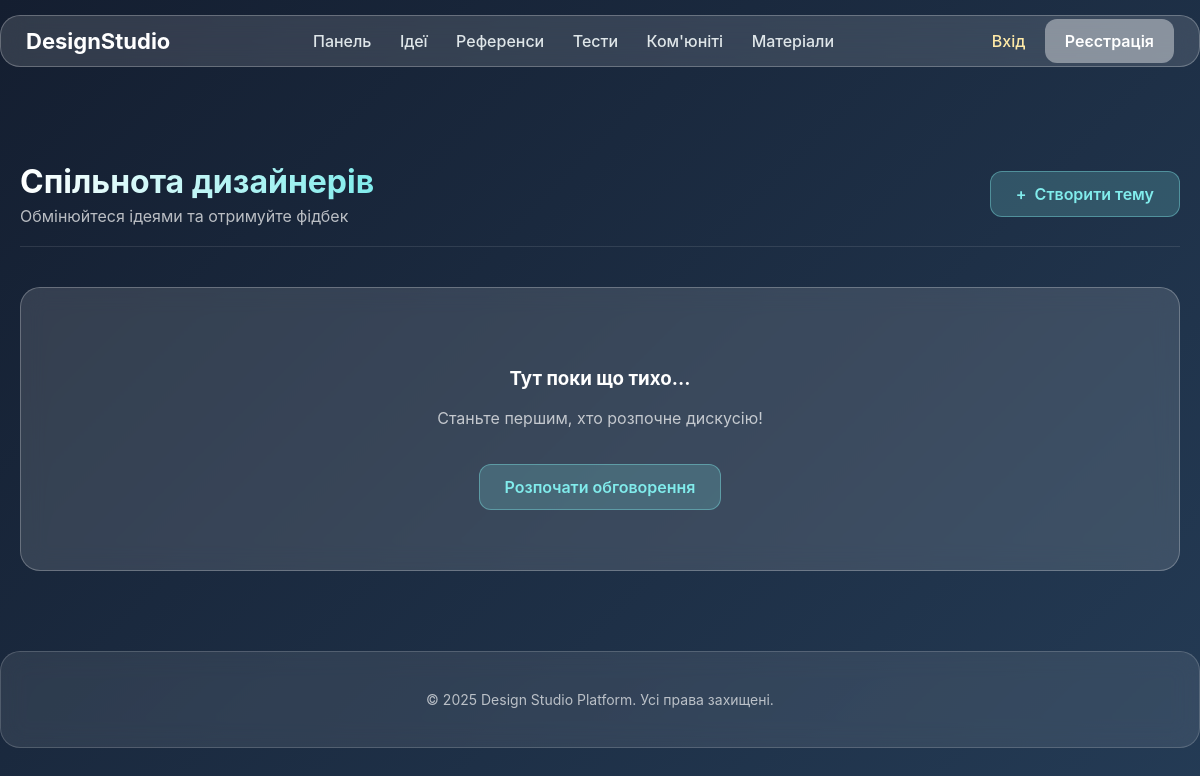
Before: /community/ with the older database file.
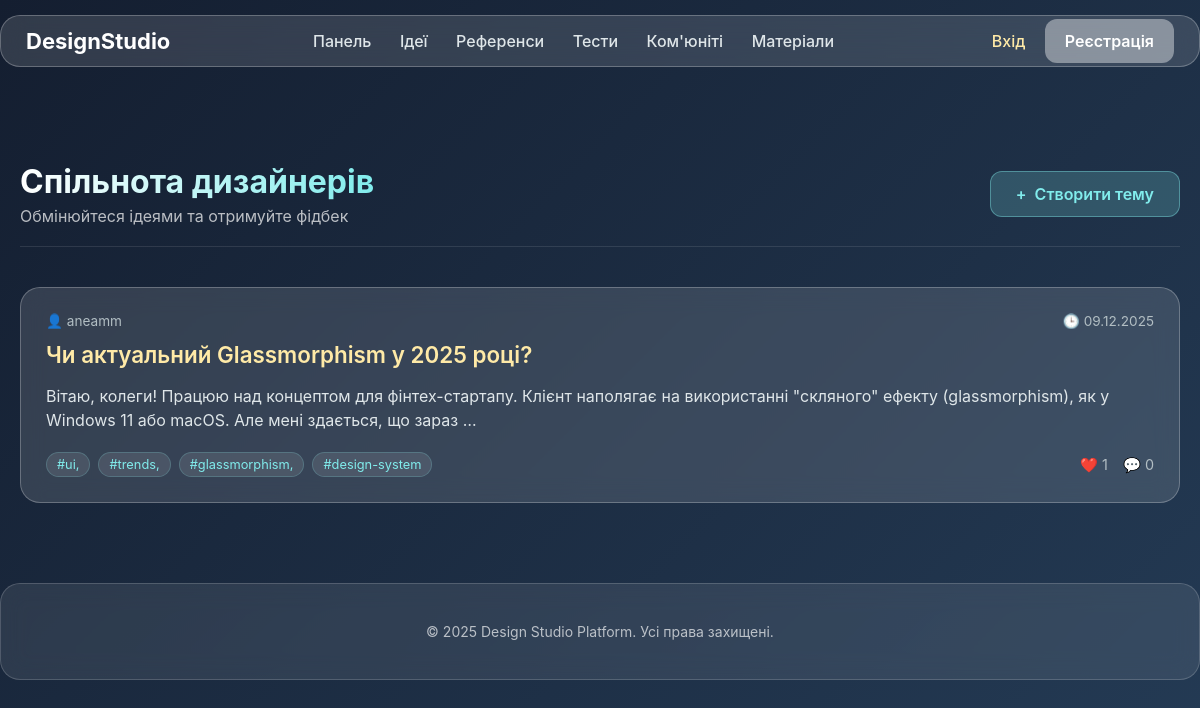
After: the same page with the newer database file.
### community/models.py (models this page shows, shortened)
class Post(models.Model):
    author = models.ForeignKey(User, on_delete=models.CASCADE, related_name='posts')
    title = models.CharField(max_length=200, verbose_name="Заголовок")
    content = models.TextField(verbose_name="Текст публікації")
    created_at = models.DateTimeField(auto_now_add=True)
    likes = models.ManyToManyField(User, related_name='liked_posts', blank=True)
    tags = models.CharField(max_length=100, blank=True, help_text="Через кому: design, ux, color")
    def total_likes(self):
        return self.likes.count()
    class Meta:
        ordering = ['-created_at']

### accounts/models.py (models this page shows, shortened)
class User(AbstractUser):
    ROLE_CHOICES = [
        ('designer', 'Дизайнер'),
        ('art_director', 'Арт Директор'),
        ('manager', 'Менеджер'),
        ('client', 'Клієнт'),
    ]
    role = models.CharField(
        max_length=20,
        choices=ROLE_CHOICES,
        name='role',
        default='client'
    )
    avatar = models.ImageField(upload_to='avatars/', blank=True, null=True)
    bio = models.TextField(blank=True)

### community/views.py (the view)
# urls.py: path('', views.community_home, name='home'),
def community_home(request):
    posts = Post.objects.all()
    return render(request, 'community/index.html', {'posts': posts})

### community/templates/community/index.html (shortened to what this page needs)
{% extends 'base.html' %}
{% block content %}
<div class="page-header">
    <div>
        <h2>Спільнота дизайнерів</h2>
        <p style="margin: 5px 0 0 0; opacity: 0.7;">Обмінюйтеся ідеями та отримуйте фідбек</p>
    </div>
    <a href="{% url 'community:create' %}" class="create-btn">
        <span>+</span> Створити тему
    </a>
</div>
<div class="posts-grid">
    {% for post in posts %}
    <a href="{% url 'community:detail' pk=post.pk %}" class="glass post-card">
        <div class="post-meta">
            <span>👤 {{ post.author.username }}</span>
            <span>🕒 {{ post.created_at|date:"d.m.Y" }}</span>
        </div>
        <h3 class="post-title">{{ post.title }}</h3>
        <p class="post-excerpt">{{ post.content|striptags|truncatewords:25 }}</p>
        <div class="card-footer">
            <div class="tags-container">
                {% if post.tags %}
                    {% for tag in post.tags.split %}
                        <span class="tag">#{{ tag }}</span>
                    {% endfor %}
                {% endif %}
            </div>
            <div class="stats">
                <span>❤️ {{ post.total_likes }}</span>
                <span>💬 {{ post.comments.count }}</span>
            </div>
        </div>
    </a>
    {% empty %}
    <div class="glass" style="text-align: center; padding: 60px;">
        <h3>Тут поки що тихо...</h3>
        <p style="opacity: 0.7;">Станьте першим, хто розпочне дискусію!</p>
        <br>
        <a href="{% url 'community:create' %}" class="create-btn">Розпочати обговорення</a>
    </div>
    {% endfor %}
</div>
{% endblock %}

Changed rows visible on the page:
added Post: author.username "aneamm", created_at "09.12.2025", title "Чи актуальний Glassmorphism у 2025 році?", content "Вітаю, колеги! Працюю над концептом для фінтех-стартапу. Клієнт наполягає на використанні \"скляного\" ефекту (glassmorphism), як у Windows 11 або macOS. Але мені здається, що зараз …", split "ui," "trends," "glassmorphism," "design-system", total_likes "1", comments.count "0"
Other visible differences:
text no longer shown: "Тут поки що тихо... Станьте першим, хто розпочне дискусію! Розпочати обговорення"
